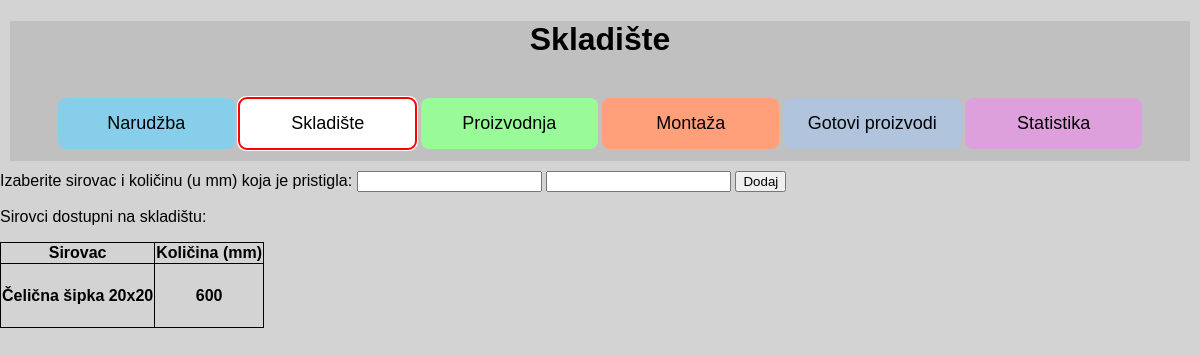
The page /warehouse on the database as committed earlier.
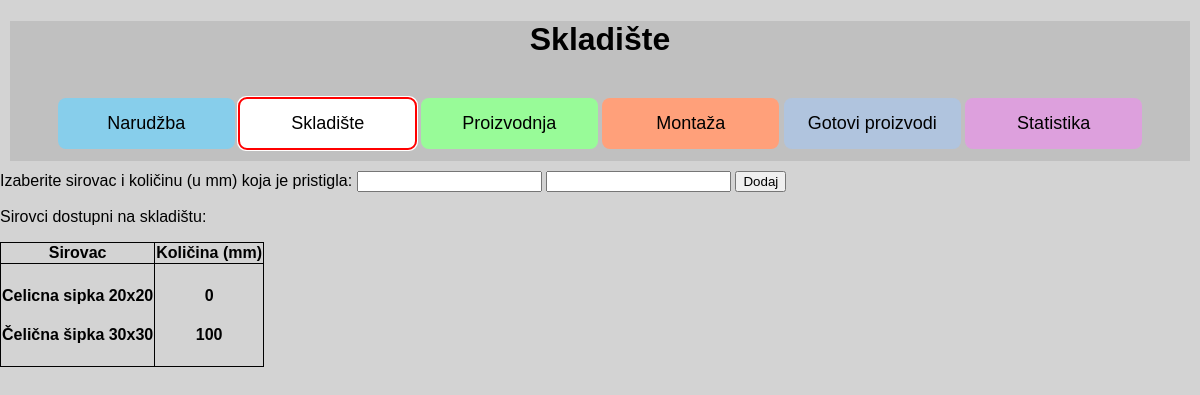
The same page on the database as committed later.
### app.py (models this page shows, shortened)
class Input_Warehouse(db.Model):
    __tablename__ = "input_warehouse"
    id = db.Column(db.Integer, primary_key=True)
    name = db.Column(db.String(200), nullable=False)
    quantity = db.Column(db.Integer, nullable=False)

### app.py (the view)
@app.route("/warehouse", methods=["POST", "GET"])
def warehouse():
    if request.method == "POST":
        raw_mat_name = request.form["sirovac"]
        quantity_value = request.form["kolicina"]
        new_raw_mat = Input_Warehouse(name=raw_mat_name, quantity=quantity_value)
        user_table = pd.read_sql_table(table_name="input_warehouse", con=engine)
        exists = False
        for _, row in user_table.iterrows():
            if row["name"] == raw_mat_name:
                print(row["quantity"])
                table_val = row["quantity"]
                updated_value = table_val + int(quantity_value)
                new_raw_mat = Input_Warehouse(name=raw_mat_name, quantity=updated_value)
                exists = True
        try:
            if exists:
                conn = engine.connect()
                stmt = (
                    update(Input_Warehouse)
                    .where(Input_Warehouse.name == raw_mat_name)
                    .values(quantity=updated_value)
                )
                conn.execute(stmt)
            else:
                db.session.add(new_raw_mat)
            db.session.commit()
            return redirect("/warehouse")
        except all:
            return "Pojavio se problem! Pokušajte ponovno."
    else:
        raw_mat = Input_Warehouse.query.order_by(Input_Warehouse.id)
        return render_template("warehouse.html", sirovac=raw_mat)

### templates/warehouse.html (shortened to what this page needs)
{% extends 'base.html' %}
{% block head %}
<link rel="stylesheet" href="{{ url_for('static', filename='css/warehouse.css') }}">
{% endblock %}
{% block body %}
<div class="content">
    <h1 id="Naslov">Skladište</h1>
    <br>
    <button class="btn btn-1" , onclick="window.location.href='/order'">Narudžba</button>
    <button class="btn btn-2" , onclick="window.location.href='/warehouse'">Skladište</button>
    <button class="btn btn-3" , onclick="window.location.href='/manufacturing'">Proizvodnja</button>
    <button class="btn btn-4" , onclick="window.location.href='/installation'">Montaža</button>
    <button class="btn btn-5" , onclick="window.location.href='/finishedproduct'">Gotovi proizvodi</button>
    <button class="btn btn-6" , onclick="window.location.href='/statistic'">Statistika</button>
</div>
<form action="warehouse" METHOD="POST">
    <label for="warehouse">Izaberite sirovac i količinu (u mm) koja je pristigla:</label>
    <input list="sirovci" name="sirovac" id="sirovac">
    <input type="number" name="kolicina" id="kolicina">
    <input type="submit" value="Dodaj" class="btn-secondary">
</form>
<p>Sirovci dostupni na skladištu:</p>
<table>
    <tr>
        <th>Sirovac</th>
        <th>Količina (mm)</th>
    </tr>
    <tr>
        <td>
            {% for warehouse in sirovac %}
            <h4>
                {{warehouse.name}}
            </h4>
            {% endfor %}
        </td>
        <td>
            {% for warehouse in sirovac %}
            <h4 class="podatak">
                {{warehouse.quantity}}
            </h4>
            {% endfor %}
        </td>
    </tr>
</table>
{% endblock %}

Rows that differ between the two databases and show on the page:
changed Input_Warehouse: name "Čelična šipka 20x20" → "Celicna sipka 20x20"; quantity "600" → "0"
added Input_Warehouse: name "Čelična šipka 30x30", quantity "100"
